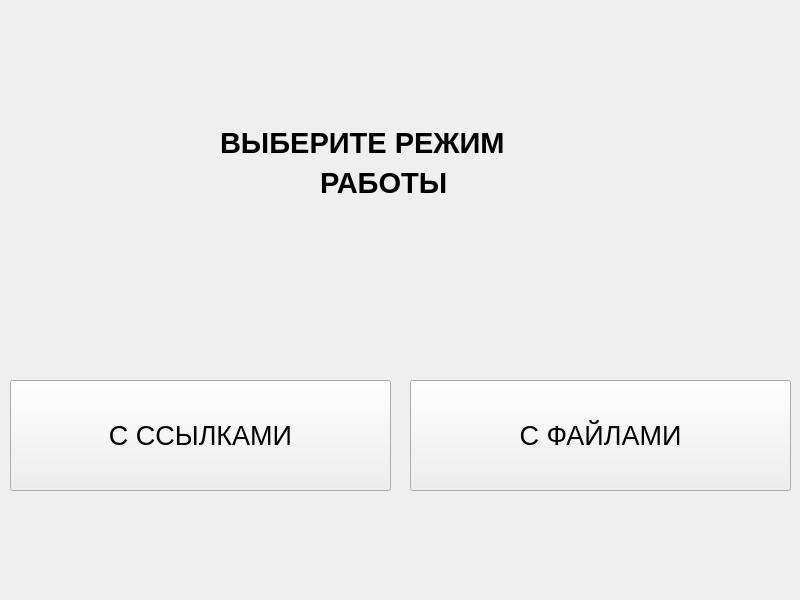
<?xml version="1.0" encoding="UTF-8"?>
<ui version="4.0">
 <class>MainWindow</class>
 <widget class="QMainWindow" name="MainWindow">
  <property name="geometry">
   <rect>
    <x>0</x>
    <y>0</y>
    <width>800</width>
    <height>600</height>
   </rect>
  </property>
  <property name="windowTitle">
   <string>MainWindow</string>
  </property>
  <property name="windowOpacity">
   <double>500.000000000000000</double>
  </property>
  <widget class="QWidget" name="centralwidget">
   <widget class="QLabel" name="label">
    <property name="geometry">
     <rect>
      <x>220</x>
      <y>120</y>
      <width>367</width>
      <height>45</height>
     </rect>
    </property>
    <property name="font">
     <font>
      <pointsize>22</pointsize>
      <weight>75</weight>
      <bold>true</bold>
     </font>
    </property>
    <property name="text">
     <string>ВЫБЕРИТЕ РЕЖИМ</string>
    </property>
   </widget>
   <widget class="QLabel" name="label_2">
    <property name="geometry">
     <rect>
      <x>320</x>
      <y>160</y>
      <width>161</width>
      <height>45</height>
     </rect>
    </property>
    <property name="font">
     <font>
      <pointsize>22</pointsize>
      <weight>75</weight>
      <bold>true</bold>
     </font>
    </property>
    <property name="text">
     <string>РАБОТЫ</string>
    </property>
   </widget>
   <widget class="QPushButton" name="pushButton">
    <property name="geometry">
     <rect>
      <x>10</x>
      <y>380</y>
      <width>381</width>
      <height>111</height>
     </rect>
    </property>
    <property name="font">
     <font>
      <pointsize>20</pointsize>
     </font>
    </property>
    <property name="text">
     <string>С ССЫЛКАМИ</string>
    </property>
   </widget>
   <widget class="QPushButton" name="pushButton_2">
    <property name="geometry">
     <rect>
      <x>410</x>
      <y>380</y>
      <width>381</width>
      <height>111</height>
     </rect>
    </property>
    <property name="font">
     <font>
      <pointsize>20</pointsize>
     </font>
    </property>
    <property name="text">
     <string>С ФАЙЛАМИ</string>
    </property>
   </widget>
  </widget>
  <widget class="QMenuBar" name="menubar">
   <property name="geometry">
    <rect>
     <x>0</x>
     <y>0</y>
     <width>800</width>
     <height>26</height>
    </rect>
   </property>
  </widget>
 </widget>
 <resources/>
 <connections/>
</ui>
